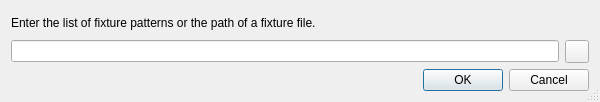
<?xml version="1.0" encoding="UTF-8"?>
<ui version="4.0">
 <class>DjangoLoaddataDataDialog</class>
 <widget class="QDialog" name="DjangoLoaddataDataDialog">
  <property name="geometry">
   <rect>
    <x>0</x>
    <y>0</y>
    <width>600</width>
    <height>102</height>
   </rect>
  </property>
  <property name="sizePolicy">
   <sizepolicy hsizetype="Preferred" vsizetype="Minimum">
    <horstretch>0</horstretch>
    <verstretch>0</verstretch>
   </sizepolicy>
  </property>
  <property name="windowTitle">
   <string>loaddata Command Options</string>
  </property>
  <property name="sizeGripEnabled">
   <bool>true</bool>
  </property>
  <layout class="QGridLayout" name="gridLayout">
   <item row="0" column="0" colspan="2">
    <widget class="QLabel" name="label">
     <property name="text">
      <string>Enter the list of fixture patterns or the path of a fixture file.</string>
     </property>
    </widget>
   </item>
   <item row="1" column="0">
    <widget class="QLineEdit" name="fixturesEdit"/>
   </item>
   <item row="1" column="1">
    <widget class="QToolButton" name="fixtureFileButton">
     <property name="toolTip">
      <string>Select a fixture file via a file selection dialog</string>
     </property>
    </widget>
   </item>
   <item row="2" column="0" colspan="2">
    <widget class="QDialogButtonBox" name="buttonBox">
     <property name="orientation">
      <enum>Qt::Horizontal</enum>
     </property>
     <property name="standardButtons">
      <set>QDialogButtonBox::Cancel|QDialogButtonBox::Ok</set>
     </property>
    </widget>
   </item>
  </layout>
 </widget>
 <tabstops>
  <tabstop>fixturesEdit</tabstop>
  <tabstop>fixtureFileButton</tabstop>
  <tabstop>buttonBox</tabstop>
 </tabstops>
 <resources/>
 <connections>
  <connection>
   <sender>buttonBox</sender>
   <signal>accepted()</signal>
   <receiver>DjangoLoaddataDataDialog</receiver>
   <slot>accept()</slot>
   <hints>
    <hint type="sourcelabel">
     <x>248</x>
     <y>254</y>
    </hint>
    <hint type="destinationlabel">
     <x>157</x>
     <y>274</y>
    </hint>
   </hints>
  </connection>
  <connection>
   <sender>buttonBox</sender>
   <signal>rejected()</signal>
   <receiver>DjangoLoaddataDataDialog</receiver>
   <slot>reject()</slot>
   <hints>
    <hint type="sourcelabel">
     <x>316</x>
     <y>260</y>
    </hint>
    <hint type="destinationlabel">
     <x>286</x>
     <y>274</y>
    </hint>
   </hints>
  </connection>
 </connections>
</ui>
